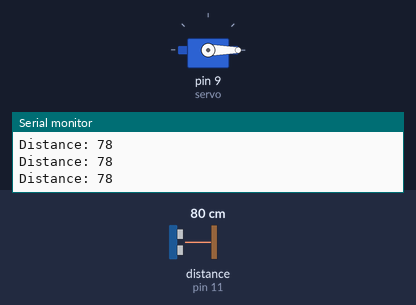
A sketch run on a simulated Arduino Uno, built with avr-gcc and run on an emulated ATmega328P. Shown: servo, the last lines printed to the serial monitor. Wiring (inferred from the names in the program): ultrasonic range finder: trigger pin 10; echo pin 11. The inputs (shaded band) are chosen by the test bench; at power-on: distance to the obstacle (sensor on pin 11) 80 cm. The echo pulse lasts 58.3 µs per cm.

Above: at 1.2 s.
1.3 s: distance to the obstacle (sensor on pin 11) set to 12 cm
2.8 s: distance to the obstacle (sensor on pin 11) set to 9 cm
At 2.96 s:
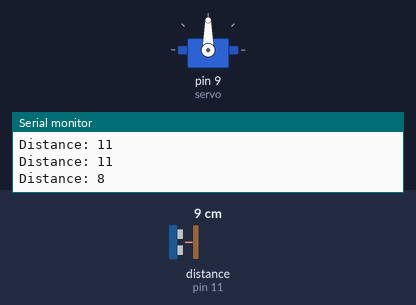
At 3.7 s:
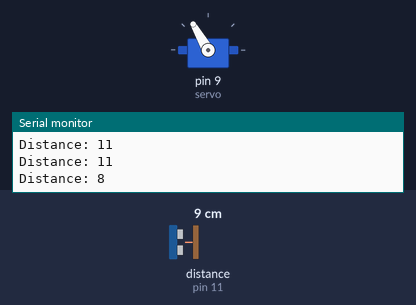
5.6 s: distance to the obstacle (sensor on pin 11) set to 18 cm
At 6.7 s:
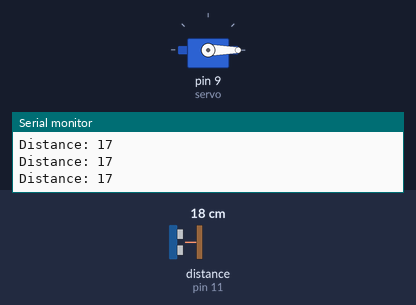
Timing chart, 0 to 8.6 s (numbered marks = the images above; inputs shaded):
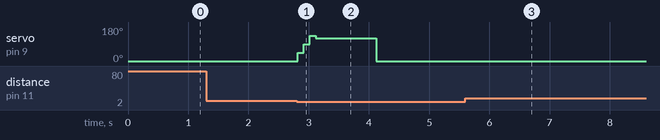

Measured:
- the behaviour switches between 11 and 10 cm on distance to the obstacle (sensor on pin 11) (found by bisection; images 0 and 1)
- after the input at 2.8 s, servo on pin 9 (servo): 0° → 45° at once, → 90° 0.10 s later, → 135° 0.10 s later, → 120° 0.10 s later, … (5 changes in this stretch)
- after the input at 5.6 s, servo on pin 9 (servo): stops changing and stays 0°

The sketch:

Arduino_HandRub_by_MissionCritical.ino
```cpp
const int servo = 9;     //define Servo Signal Pin
const int trigPin = 10;  //define Trigger Pin
const int echoPin = 11;  //define Echo pin
// defines variables

long duration;
int distance;

#include <Servo.h>

Servo myservo;    // create servo object to control a servo

int pos = 0;    // variable to store the servo position

void setup() {
  pinMode(trigPin, OUTPUT);    // Sets the trigPin as an Output
  pinMode(echoPin, INPUT);    // Sets the echoPin as an Input
  myservo.attach(servo);     // attaches the servo on pin 9 to the servo object
  myservo.write(0);         // Sets Servo to initially 0 degrees
  Serial.begin(9600);      // Starts the serial communication
}

void loop() {
    //
    digitalWrite(trigPin, LOW);
    delayMicroseconds(2);

    // Sets the trigPin on HIGH state for 10 micro seconds

    digitalWrite(trigPin, HIGH);
    delayMicroseconds(10);
    digitalWrite(trigPin, LOW);

    // Reads the echoPin, returns the sound wave travel time in microseconds

    duration = pulseIn(echoPin, HIGH);

    // Calculating the distance

    distance= duration*0.034/2;

    // Prints the distance on the Serial Monitor
    Serial.print("Distance: ");
    Serial.println(distance);

    //Servo

    if(distance<10)
    { //Check distance is less than 10cm
       myservo.write(45); // Sets Servo in stages from 0 to 180 degrees so soap does not pitch out.
       delay(100);
       myservo.write(90);
       delay(100);
        myservo.write(135);
       delay(100);
       myservo.write(120); //Ajust how far you want the servo to go.
       delay(1000);
       myservo.write(00); // Reset the servo to 0 Degrees
       delay(2500);   //Delay the next time someone can get soap
    }
}
```
